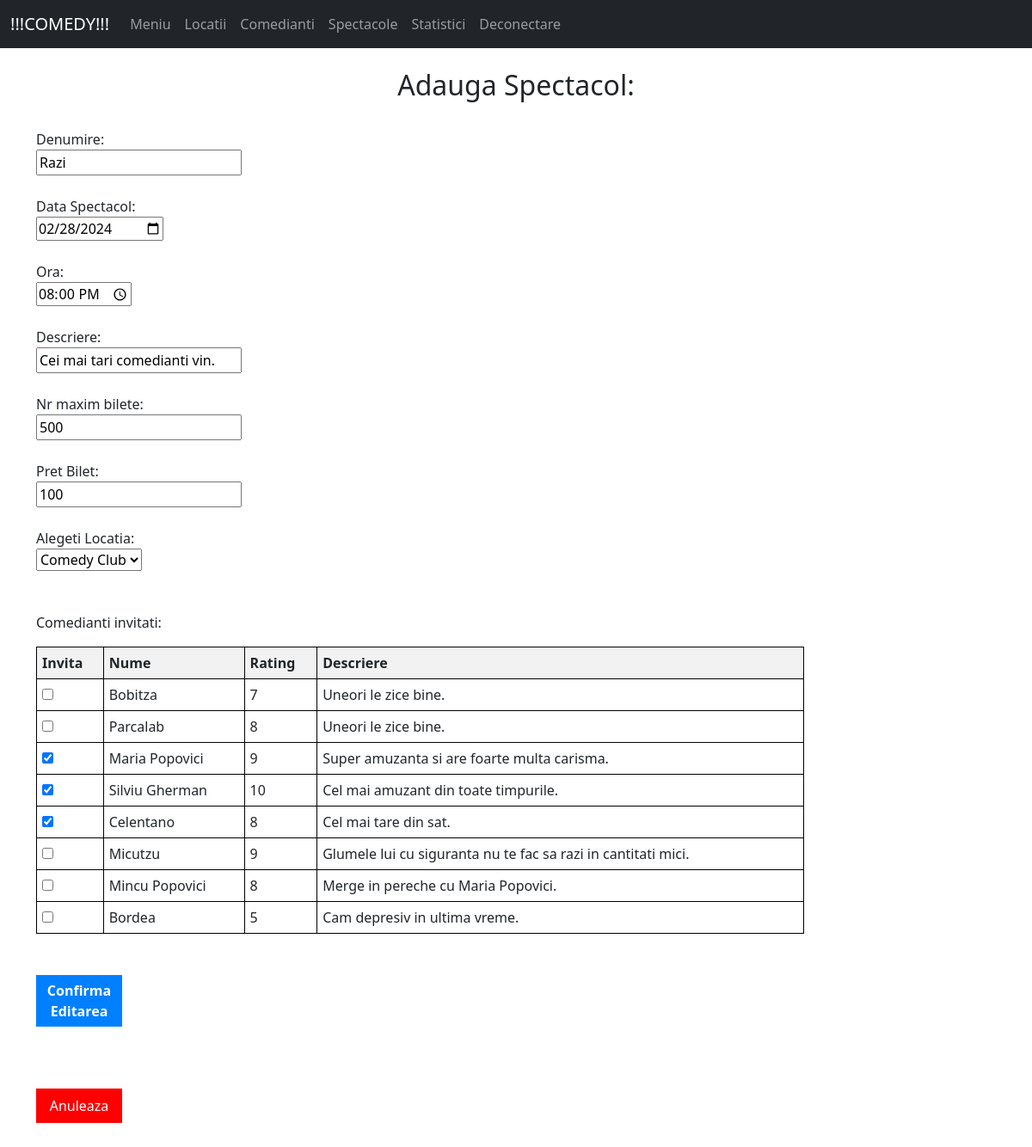
The page /profil_admin/spectacole/editeaza_spectacol/3 (signed in) on the database its author committed.
### tables this page shows
CREATE TABLE Spectacol(
            ID_spectacol INTEGER PRIMARY KEY AUTOINCREMENT,
            nume_spectacol VARCHAR(70),
            data DATE,
            ora TIME,
            descriere_spectacol VARCHAR(70),
            ID_locatie INTEGER,
            bilete_max INTEGER,
            pret_bilet INTEGER,
            FOREIGN KEY (ID_locatie) REFERENCES Locatie(ID_locatie) ON DELETE CASCADE
        );

CREATE TABLE Locatie(
            ID_locatie INTEGER PRIMARY KEY AUTOINCREMENT,
            nume_locatie VARCHAR(70),
            adresa VARCHAR(100),
            capacitate INTEGER,
            detalii VARCHAR(150)
         );

CREATE TABLE Comediant(
            ID_comediant INTEGER PRIMARY KEY AUTOINCREMENT,
            nume VARCHAR(40),
            telefon VARCHAR(15),
            mail VARCHAR(50),
            
            descriere_comediant VARCHAR(150),
            rating INT
          );

### app.py (the view, shortened to what this page needs)
@app.route('/profil_admin/spectacole/editeaza_spectacol/<int:id_spec>', methods=['GET', 'POST'])
def editeaza_spectacol(id_spec):
    if (session["logat"] != 1):
        return redirect('/')
    conn = sqlite3.connect('database.db')
    cursor = conn.cursor()
    c="""
        SELECT * FROM Spectacol WHERE ID_spectacol = {}
    """.format(id_spec)
    cursor.execute(c)
    spectacol=cursor.fetchall()[0]
    print(spectacol)
    cursor.execute("SELECT * FROM Comediant")
    comedianti=cursor.fetchall()
    cursor.execute("SELECT * FROM Locatie")
    locatii=cursor.fetchall()
    print(locatii)
    print(spectacol)
    c="""
        SELECT c.ID_comediant
        FROM Comediant c INNER JOIN SpectacolComediant sc ON c.ID_comediant = sc.ID_comediant
        WHERE sc.ID_spectacol = {}
    """.format(id_spec)
    cursor.execute(c)
    comediantii_mei=[item[0] for item in cursor.fetchall()] # unpack touple [(7,), (8,)] -> [7,8]
    print(comediantii_mei)
    return render_template ("editeaza_spectacol.html",spectacol=spectacol,comedianti=comedianti,locatii=locatii,comediantii_mei=comediantii_mei)

### templates/editeaza_spectacol.html (shortened to what this page needs)
{% extends 'base_admin.html' %}
{% block content %}
<center>
<h2>Adauga Spectacol:</h2>
</center>
<br>
<form method = "POST" action="#">
    <label for = "nume_spectacol">Denumire:</label><br>
    <input type = "text" name = "nume_spectacol" value="{{ spectacol[1] }}" required><br>
    <br>
    <label for = "data_spec">Data Spectacol:</label><br>
    <input type = "date" min="2024-01-01" value="{{ spectacol[2] }}" name = "data_spec" required><br>
    <br>
    <label for = "ora">Ora:</label><br>
    <input type ="time" value="{{ spectacol[3] }}" name = "ora" required ><br>
    <br>
    <label for = "descriere_spec">Descriere:</label><br>
    <input type = "text" value="{{ spectacol[4] }}" name="descriere_spec" required><br>
    <br>
    <label for = "bilete_max">Nr maxim bilete:</label><br>
    <input type = "number" value="{{ spectacol[6] }}" min="1" name="bilete_max" required><br>
    <br>
    <label for = "pret_bilet">Pret Bilet:</label><br>
    <input type = "number" value="{{ spectacol[7] }}" min="1" name="pret_bilet" required><br>
    <br>
    <label for="locatie">Alegeti Locatia:</label>
    <br>
    <select name="locatie" >
        {% for loc in locatii %}
        <option {% if loc[0] == spectacol[5] %} selected {% endif %} value="{{ loc[0] }}">{{ loc[1] }} </option>
        {% endfor %}
    </select>
    <br><br><br>
    <p> Comedianti invitati:</p>
    <table>
        <thead>
            <tr>
                <th>Invita</th>
                <th>Nume</th>
                <th>Rating</th>
                <th>Descriere</th>
            </tr>
        </thead>
        <tbody>
    {% for com in comedianti %}
    <tr>
        <td>
            <input type="checkbox" {% if com[0] in comediantii_mei %} checked {% endif %} name="com{{ com[0] }}">
        </td>
        <td>
            <label for="com{{ com[0] }}"> {{ com[1] }}</label><br>
        </td>
        <td>
            {{ com[5] }}
        </td>
        <td>
            {{ com[4] }}
        </td>
    </tr>
    {% endfor %}
    </tbody>
    </table>
    <br>
    <br>
    <button type="submit"><b>Confirma Editarea</b></button><br>
</form>
<br><br><br>
<div class="custom-div" style="background-color: red;">
    <a href="/profil_admin/spectacole">Anuleaza</a></div>
    <br>
    <br>
    <br>
    <br>
{% endblock %}

### templates/editeaza_spectacol.html (style rules this page uses)
.custom-div { width: 200px; height: 50px; background-color: rgb(28, 107, 46); text-align: center; line-height: 40px; transition: background-color 0.3s; }
.custom-div a { color: #ffffff; text-decoration: none; }
button { width: 100px; height: 60px; background-color: rgb(0, 128, 255); color: #ffffff; border: none; text-align: center; text-decoration: none; display: inline-block; font-size: 16px; transition: background-color 0.3s; }
table { border-collapse: collapse; width: 80%; }
th, td { border: 1px solid black; padding: 6px; text-align: left; }
th { background-color: #f2f2f2; }
.custom-div { width: 100px; height: 40px; background-color: rgb(28, 107, 46); text-align: center; line-height: 40px; transition: background-color 0.3s; }

### rows shown on the page
Spectacol: nume_spectacol "Razi", data_spec "02/28/2024", ora "20:00", descriere_spec "Cei mai tari comedianti vin.", bilete_max "500", pret_bilet "100", locatie "Comedy Club"
Comediant: nume "Bobitza", rating "7", descriere_comediant "Uneori le zice bine."
Comediant: nume "Parcalab", rating "8", descriere_comediant "Uneori le zice bine."
Comediant: ID_comediant "☑", nume "Maria Popovici", rating "9", descriere_comediant "Super amuzanta si are foarte multa carisma."
Comediant: ID_comediant "☑", nume "Silviu Gherman", rating "10", descriere_comediant "Cel mai amuzant din toate timpurile."
Comediant: ID_comediant "☑", nume "Celentano", rating "8", descriere_comediant "Cel mai tare din sat."
Comediant: nume "Micutzu", rating "9", descriere_comediant "Glumele lui cu siguranta nu te fac sa razi in cantitati mici."
Comediant: nume "Mincu Popovici", rating "8", descriere_comediant "Merge in pereche cu Maria Popovici."
Comediant: nume "Bordea", rating "5", descriere_comediant "Cam depresiv in ultima vreme."
